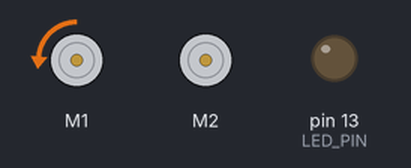
The sketch below on a simulated Arduino Uno, built with avr-gcc and run on an emulated ATmega328P. Parts: 2 × DC motor (green arrow = forward, orange = backward, longer = faster), output pins drawn as LEDs (lit = HIGH).

Above: at 0.2 s.
At 2.0 s:
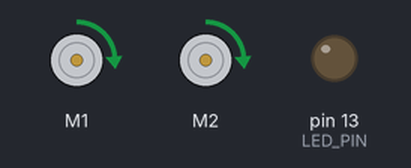
Timing chart, 0 to 6.4 s (numbered marks = the images above):
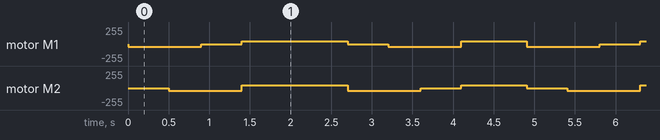

The sketch:

backDriveTest.ino
```cpp
#include <ZumoMotors.h>

/*
   This example uses the ZumoMotors library to drive each motor on the Zumo
   forward, then backward. The yellow user LED is on when a motor should be
   running forward and off when a motor should be running backward. If a
   motor on your Zumo has been flipped, you can correct its direction by
   uncommenting the call to flipLeftMotor() or flipRightMotor() in the setup()
   function.
*/

#define LED_PIN 13
ZumoMotors motors;

void setup()
{
  pinMode(LED_PIN, OUTPUT);
}

void loop()
{
adjustRight();
delay(500);
adjustLeft();


}

void adjustRight() {


  motors.setLeftSpeed(-60);
  motors.setRightSpeed(0);
  delay(500);

  motors.setLeftSpeed(-60);
  motors.setRightSpeed(-60);
  delay(400);

  motors.setLeftSpeed(0);
  motors.setRightSpeed(-60);
  delay(500);
 motors.setLeftSpeed(60);
  motors.setRightSpeed(60);
  delay(800);
}
void adjustLeft() {


  motors.setLeftSpeed(0);
  motors.setRightSpeed(-60);
  delay(500);

  motors.setLeftSpeed(-60);
  motors.setRightSpeed(-60);
  delay(400);

  motors.setLeftSpeed(-60);
  motors.setRightSpeed(0);
  delay(500);
 motors.setLeftSpeed(60);
  motors.setRightSpeed(60);
  delay(800);
}
```

Measured:
- by itself, motor M1: repeats every 4.9 s: stopped 0.50 s, forward 38/255 1.3 s, stopped 0.50 s, backward 38/255 0.90 s, forward 38/255 0.80 s, backward 38/255 0.90 s
- by itself, motor M2: repeats every 4.9 s: forward 38/255 1.3 s, backward 38/255 0.90 s, stopped 0.50 s, forward 38/255 0.80 s, stopped 0.50 s, backward 38/255 0.90 s
